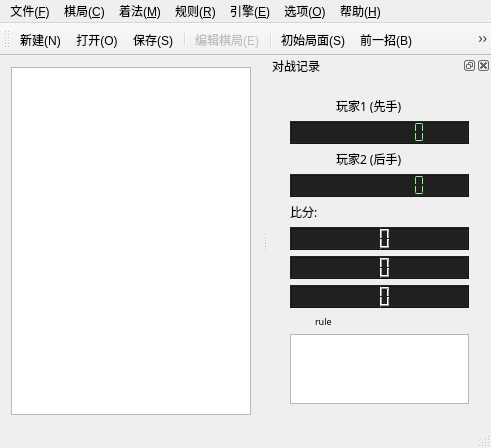
<?xml version="1.0" encoding="UTF-8"?>
<ui version="4.0">
 <class>MillGameWindowClass</class>
 <widget class="QMainWindow" name="MillGameWindowClass">
  <property name="geometry">
   <rect>
    <x>0</x>
    <y>0</y>
    <width>491</width>
    <height>418</height>
   </rect>
  </property>
  <property name="windowTitle">
   <string>三棋</string>
  </property>
  <widget class="QWidget" name="centralWidget">
   <property name="sizePolicy">
    <sizepolicy hsizetype="Expanding" vsizetype="Expanding">
     <horstretch>3</horstretch>
     <verstretch>3</verstretch>
    </sizepolicy>
   </property>
   <property name="autoFillBackground">
    <bool>false</bool>
   </property>
   <layout class="QVBoxLayout" name="verticalLayout_3">
    <item>
     <widget class="GameView" name="gameView">
      <property name="sizePolicy">
       <sizepolicy hsizetype="Expanding" vsizetype="Expanding">
        <horstretch>10</horstretch>
        <verstretch>10</verstretch>
       </sizepolicy>
      </property>
      <property name="minimumSize">
       <size>
        <width>240</width>
        <height>240</height>
       </size>
      </property>
      <property name="styleSheet">
       <string notr="true">background-image: url(:/image/resources/image/background.png);</string>
      </property>
      <property name="verticalScrollBarPolicy">
       <enum>Qt::ScrollBarAlwaysOff</enum>
      </property>
      <property name="horizontalScrollBarPolicy">
       <enum>Qt::ScrollBarAlwaysOff</enum>
      </property>
     </widget>
    </item>
   </layout>
  </widget>
  <widget class="QMenuBar" name="menuBar">
   <property name="geometry">
    <rect>
     <x>0</x>
     <y>0</y>
     <width>491</width>
     <height>21</height>
    </rect>
   </property>
   <widget class="QMenu" name="menu_F">
    <property name="title">
     <string>文件(&amp;F)</string>
    </property>
    <addaction name="actionNew_N"/>
    <addaction name="actionOpen_O"/>
    <addaction name="actionSave_S"/>
    <addaction name="actionSaveAs_A"/>
    <addaction name="separator"/>
    <addaction name="actionExit_X"/>
   </widget>
   <widget class="QMenu" name="menu_C">
    <property name="title">
     <string>棋局(&amp;C)</string>
    </property>
    <addaction name="actionEdit_E"/>
    <addaction name="separator"/>
    <addaction name="actionFlip_F"/>
    <addaction name="actionMirror_M"/>
    <addaction name="actionTurnRight_R"/>
    <addaction name="actionTurnLeftt_L"/>
    <addaction name="actionInvert_I"/>
   </widget>
   <widget class="QMenu" name="menu_M">
    <property name="title">
     <string>着法(&amp;M)</string>
    </property>
    <addaction name="actionBegin_S"/>
    <addaction name="actionPrevious_B"/>
    <addaction name="actionNext_F"/>
    <addaction name="actionEnd_E"/>
    <addaction name="actionAutoRun_A"/>
    <addaction name="separator"/>
    <addaction name="actionGiveUp_G"/>
    <addaction name="separator"/>
   </widget>
   <widget class="QMenu" name="menu_E">
    <property name="title">
     <string>引擎(&amp;E)</string>
    </property>
    <addaction name="actionEngine_E"/>
    <addaction name="actionLocal_L"/>
    <addaction name="actionInternet_I"/>
    <addaction name="separator"/>
    <addaction name="actionEngine1_T"/>
    <addaction name="actionEngine2_R"/>
   </widget>
   <widget class="QMenu" name="menu_O">
    <property name="title">
     <string>选项(&amp;O)</string>
    </property>
    <addaction name="actionSetting_O"/>
    <addaction name="separator"/>
    <addaction name="actionToolBar_T"/>
    <addaction name="actionDockBar_D"/>
    <addaction name="actionMusic_M"/>
    <addaction name="actionSound_S"/>
    <addaction name="actionAnimation_A"/>
   </widget>
   <widget class="QMenu" name="menu_H">
    <property name="title">
     <string>帮助(&amp;H)</string>
    </property>
    <addaction name="actionViewHelp_V"/>
    <addaction name="actionWeb_W"/>
    <addaction name="actionAbout_A"/>
   </widget>
   <widget class="QMenu" name="menu_R">
    <property name="title">
     <string>规则(&amp;R)</string>
    </property>
    <addaction name="separator"/>
    <addaction name="actionLimited_T"/>
    <addaction name="separator"/>
   </widget>
   <addaction name="menu_F"/>
   <addaction name="menu_C"/>
   <addaction name="menu_M"/>
   <addaction name="menu_R"/>
   <addaction name="menu_E"/>
   <addaction name="menu_O"/>
   <addaction name="menu_H"/>
  </widget>
  <widget class="QToolBar" name="mainToolBar">
   <property name="windowTitle">
    <string>工具栏</string>
   </property>
   <attribute name="toolBarArea">
    <enum>TopToolBarArea</enum>
   </attribute>
   <attribute name="toolBarBreak">
    <bool>false</bool>
   </attribute>
   <addaction name="actionNew_N"/>
   <addaction name="actionOpen_O"/>
   <addaction name="actionSave_S"/>
   <addaction name="separator"/>
   <addaction name="actionEdit_E"/>
   <addaction name="separator"/>
   <addaction name="actionBegin_S"/>
   <addaction name="actionPrevious_B"/>
   <addaction name="actionNext_F"/>
   <addaction name="actionEnd_E"/>
   <addaction name="actionAutoRun_A"/>
   <addaction name="separator"/>
   <addaction name="actionEngine1_T"/>
   <addaction name="actionEngine2_R"/>
   <addaction name="actionLocal_L"/>
   <addaction name="actionInternet_I"/>
  </widget>
  <widget class="QDockWidget" name="dockWidget">
   <property name="sizePolicy">
    <sizepolicy hsizetype="Preferred" vsizetype="Preferred">
     <horstretch>0</horstretch>
     <verstretch>0</verstretch>
    </sizepolicy>
   </property>
   <property name="autoFillBackground">
    <bool>false</bool>
   </property>
   <property name="styleSheet">
    <string notr="true">QLCDNumber {
	color: lightgreen;
	background-color: rgb(32, 32, 32);
}</string>
   </property>
   <property name="floating">
    <bool>false</bool>
   </property>
   <property name="allowedAreas">
    <set>Qt::AllDockWidgetAreas</set>
   </property>
   <property name="windowTitle">
    <string>对战记录</string>
   </property>
   <attribute name="dockWidgetArea">
    <number>2</number>
   </attribute>
   <widget class="QWidget" name="dockWidgetContents">
    <property name="sizePolicy">
     <sizepolicy hsizetype="Preferred" vsizetype="Preferred">
      <horstretch>0</horstretch>
      <verstretch>0</verstretch>
     </sizepolicy>
    </property>
    <property name="minimumSize">
     <size>
      <width>0</width>
      <height>0</height>
     </size>
    </property>
    <layout class="QVBoxLayout" name="verticalLayout_2">
     <item>
      <widget class="QSplitter" name="splitter">
       <property name="frameShape">
        <enum>QFrame::NoFrame</enum>
       </property>
       <property name="orientation">
        <enum>Qt::Vertical</enum>
       </property>
       <widget class="QWidget" name="layoutWidget">
        <layout class="QVBoxLayout" name="verticalLayout">
         <item>
          <layout class="QHBoxLayout" name="horizontalLayout_5">
           <property name="spacing">
            <number>1</number>
           </property>
           <property name="sizeConstraint">
            <enum>QLayout::SetDefaultConstraint</enum>
           </property>
           <item>
            <widget class="QLabel" name="picLabel1">
             <property name="sizePolicy">
              <sizepolicy hsizetype="Preferred" vsizetype="Preferred">
               <horstretch>1</horstretch>
               <verstretch>0</verstretch>
              </sizepolicy>
             </property>
             <property name="font">
              <font>
               <pointsize>9</pointsize>
              </font>
             </property>
             <property name="text">
              <string/>
             </property>
             <property name="pixmap">
              <pixmap resource="millgamewindow.qrc">:/icon/resources/icon/Black.png</pixmap>
             </property>
             <property name="alignment">
              <set>Qt::AlignCenter</set>
             </property>
            </widget>
           </item>
           <item>
            <widget class="QLabel" name="label1">
             <property name="sizePolicy">
              <sizepolicy hsizetype="Preferred" vsizetype="Preferred">
               <horstretch>3</horstretch>
               <verstretch>0</verstretch>
              </sizepolicy>
             </property>
             <property name="font">
              <font>
               <family>微软雅黑</family>
               <pointsize>9</pointsize>
              </font>
             </property>
             <property name="text">
              <string>玩家1 (先手)</string>
             </property>
            </widget>
           </item>
          </layout>
         </item>
         <item>
          <widget class="QLCDNumber" name="lcdNumber_1">
           <property name="sizePolicy">
            <sizepolicy hsizetype="Preferred" vsizetype="Minimum">
             <horstretch>0</horstretch>
             <verstretch>0</verstretch>
            </sizepolicy>
           </property>
           <property name="styleSheet">
            <string notr="true"/>
           </property>
           <property name="smallDecimalPoint">
            <bool>false</bool>
           </property>
           <property name="digitCount">
            <number>9</number>
           </property>
           <property name="segmentStyle">
            <enum>QLCDNumber::Flat</enum>
           </property>
           <property name="value" stdset="0">
            <double>0.000000000000000</double>
           </property>
           <property name="intValue" stdset="0">
            <number>0</number>
           </property>
          </widget>
         </item>
         <item>
          <layout class="QHBoxLayout" name="horizontalLayout_4">
           <property name="spacing">
            <number>1</number>
           </property>
           <property name="sizeConstraint">
            <enum>QLayout::SetDefaultConstraint</enum>
           </property>
           <item>
            <widget class="QLabel" name="picLabel2">
             <property name="sizePolicy">
              <sizepolicy hsizetype="Preferred" vsizetype="Preferred">
               <horstretch>1</horstretch>
               <verstretch>0</verstretch>
              </sizepolicy>
             </property>
             <property name="font">
              <font>
               <pointsize>9</pointsize>
              </font>
             </property>
             <property name="text">
              <string/>
             </property>
             <property name="pixmap">
              <pixmap resource="millgamewindow.qrc">:/icon/resources/icon/White.png</pixmap>
             </property>
             <property name="alignment">
              <set>Qt::AlignCenter</set>
             </property>
            </widget>
           </item>
           <item>
            <widget class="QLabel" name="label2">
             <property name="sizePolicy">
              <sizepolicy hsizetype="Preferred" vsizetype="Preferred">
               <horstretch>3</horstretch>
               <verstretch>0</verstretch>
              </sizepolicy>
             </property>
             <property name="font">
              <font>
               <family>微软雅黑</family>
               <pointsize>9</pointsize>
              </font>
             </property>
             <property name="text">
              <string>玩家2 (后手)</string>
             </property>
            </widget>
           </item>
          </layout>
         </item>
         <item>
          <widget class="QLCDNumber" name="lcdNumber_2">
           <property name="sizePolicy">
            <sizepolicy hsizetype="Preferred" vsizetype="Minimum">
             <horstretch>0</horstretch>
             <verstretch>0</verstretch>
            </sizepolicy>
           </property>
           <property name="styleSheet">
            <string notr="true"/>
           </property>
           <property name="smallDecimalPoint">
            <bool>false</bool>
           </property>
           <property name="digitCount">
            <number>9</number>
           </property>
           <property name="segmentStyle">
            <enum>QLCDNumber::Flat</enum>
           </property>
           <property name="value" stdset="0">
            <double>0.000000000000000</double>
           </property>
           <property name="intValue" stdset="0">
            <number>0</number>
           </property>
          </widget>
         </item>
         <item>
          <widget class="QLabel" name="labelScore">
           <property name="font">
            <font>
             <family>黑体</family>
             <pointsize>9</pointsize>
            </font>
           </property>
           <property name="text">
            <string>比分:</string>
           </property>
          </widget>
         </item>
         <item>
          <widget class="QLCDNumber" name="scoreLcdNumber_1">
           <property name="sizePolicy">
            <sizepolicy hsizetype="Preferred" vsizetype="Minimum">
             <horstretch>0</horstretch>
             <verstretch>0</verstretch>
            </sizepolicy>
           </property>
           <property name="layoutDirection">
            <enum>Qt::LeftToRight</enum>
           </property>
           <property name="smallDecimalPoint">
            <bool>false</bool>
           </property>
           <property name="digitCount">
            <number>2</number>
           </property>
           <property name="value" stdset="0">
            <double>0.000000000000000</double>
           </property>
          </widget>
         </item>
         <item>
          <widget class="QLCDNumber" name="scoreLcdNumber_2">
           <property name="sizePolicy">
            <sizepolicy hsizetype="Preferred" vsizetype="Minimum">
             <horstretch>0</horstretch>
             <verstretch>0</verstretch>
            </sizepolicy>
           </property>
           <property name="frameShape">
            <enum>QFrame::Box</enum>
           </property>
           <property name="frameShadow">
            <enum>QFrame::Raised</enum>
           </property>
           <property name="digitCount">
            <number>2</number>
           </property>
           <property name="mode">
            <enum>QLCDNumber::Dec</enum>
           </property>
          </widget>
         </item>
         <item>
          <widget class="QLCDNumber" name="scoreLcdNumber_draw">
           <property name="sizePolicy">
            <sizepolicy hsizetype="Preferred" vsizetype="Minimum">
             <horstretch>0</horstretch>
             <verstretch>0</verstretch>
            </sizepolicy>
           </property>
           <property name="smallDecimalPoint">
            <bool>false</bool>
           </property>
           <property name="digitCount">
            <number>2</number>
           </property>
          </widget>
         </item>
         <item>
          <layout class="QHBoxLayout" name="horizontalLayout_2">
           <item>
            <widget class="QLabel" name="labelInfo">
             <property name="sizePolicy">
              <sizepolicy hsizetype="Preferred" vsizetype="Preferred">
               <horstretch>1</horstretch>
               <verstretch>0</verstretch>
              </sizepolicy>
             </property>
             <property name="text">
              <string/>
             </property>
             <property name="pixmap">
              <pixmap resource="millgamewindow.qrc">:/icon/resources/icon/Help.png</pixmap>
             </property>
            </widget>
           </item>
           <item>
            <widget class="QLabel" name="labelRule">
             <property name="sizePolicy">
              <sizepolicy hsizetype="Preferred" vsizetype="Preferred">
               <horstretch>8</horstretch>
               <verstretch>0</verstretch>
              </sizepolicy>
             </property>
             <property name="font">
              <font>
               <family>AmdtSymbols</family>
               <pointsize>7</pointsize>
              </font>
             </property>
             <property name="text">
              <string>rule</string>
             </property>
            </widget>
           </item>
          </layout>
         </item>
         <item>
          <widget class="ManualListView" name="listView">
           <property name="font">
            <font>
             <pointsize>7</pointsize>
            </font>
           </property>
          </widget>
         </item>
        </layout>
       </widget>
      </widget>
     </item>
    </layout>
   </widget>
  </widget>
  <widget class="QStatusBar" name="statusBar"/>
  <action name="actionNew_N">
   <property name="icon">
    <iconset resource="millgamewindow.qrc">
     <normaloff>:/icon/resources/icon/DocumentHS.png</normaloff>:/icon/resources/icon/DocumentHS.png</iconset>
   </property>
   <property name="text">
    <string>新建(&amp;N)</string>
   </property>
   <property name="statusTip">
    <string/>
   </property>
   <property name="shortcut">
    <string>Ctrl+N</string>
   </property>
  </action>
  <action name="actionOpen_O">
   <property name="icon">
    <iconset resource="millgamewindow.qrc">
     <normaloff>:/icon/resources/icon/OpenHS.png</normaloff>:/icon/resources/icon/OpenHS.png</iconset>
   </property>
   <property name="text">
    <string>打开(&amp;O)...</string>
   </property>
   <property name="shortcut">
    <string>Ctrl+O</string>
   </property>
  </action>
  <action name="actionSave_S">
   <property name="icon">
    <iconset resource="millgamewindow.qrc">
     <normaloff>:/icon/resources/icon/SaveHS.png</normaloff>:/icon/resources/icon/SaveHS.png</iconset>
   </property>
   <property name="text">
    <string>保存(&amp;S)</string>
   </property>
   <property name="shortcut">
    <string>Ctrl+S</string>
   </property>
  </action>
  <action name="actionSaveAs_A">
   <property name="icon">
    <iconset resource="millgamewindow.qrc">
     <normaloff>:/icon/resources/icon/SaveHS.png</normaloff>:/icon/resources/icon/SaveHS.png</iconset>
   </property>
   <property name="text">
    <string>另存为(&amp;A)...</string>
   </property>
  </action>
  <action name="actionExit_X">
   <property name="text">
    <string>退出(&amp;X)</string>
   </property>
  </action>
  <action name="actionEdit_E">
   <property name="enabled">
    <bool>false</bool>
   </property>
   <property name="icon">
    <iconset resource="millgamewindow.qrc">
     <normaloff>:/icon/resources/icon/EditTableHS.png</normaloff>:/icon/resources/icon/EditTableHS.png</iconset>
   </property>
   <property name="text">
    <string>编辑棋局(&amp;E)</string>
   </property>
  </action>
  <action name="actionFlip_F">
   <property name="icon">
    <iconset resource="millgamewindow.qrc">
     <normaloff>:/icon/resources/icon/FlipVerticalHS.png</normaloff>:/icon/resources/icon/FlipVerticalHS.png</iconset>
   </property>
   <property name="text">
    <string>上下翻转(&amp;F)</string>
   </property>
  </action>
  <action name="actionMirror_M">
   <property name="icon">
    <iconset resource="millgamewindow.qrc">
     <normaloff>:/icon/resources/icon/FlipHorizontalHS.png</normaloff>:/icon/resources/icon/FlipHorizontalHS.png</iconset>
   </property>
   <property name="text">
    <string>左右翻转(&amp;M)</string>
   </property>
  </action>
  <action name="actionTurnRight_R">
   <property name="icon">
    <iconset resource="millgamewindow.qrc">
     <normaloff>:/icon/resources/icon/RightHS.png</normaloff>:/icon/resources/icon/RightHS.png</iconset>
   </property>
   <property name="text">
    <string>顺时针旋转90°(&amp;R)</string>
   </property>
   <property name="toolTip">
    <string>顺时针旋转90°(R)</string>
   </property>
  </action>
  <action name="actionTurnLeftt_L">
   <property name="icon">
    <iconset resource="millgamewindow.qrc">
     <normaloff>:/icon/resources/icon/LeftHS.png</normaloff>:/icon/resources/icon/LeftHS.png</iconset>
   </property>
   <property name="text">
    <string>逆时针旋转90°(&amp;L)</string>
   </property>
   <property name="toolTip">
    <string>逆时针旋转90°(L)</string>
   </property>
  </action>
  <action name="actionInvert_I">
   <property name="checkable">
    <bool>true</bool>
   </property>
   <property name="checked">
    <bool>false</bool>
   </property>
   <property name="icon">
    <iconset resource="millgamewindow.qrc">
     <normaloff>:/icon/resources/icon/Invert.png</normaloff>:/icon/resources/icon/Invert.png</iconset>
   </property>
   <property name="text">
    <string>黑白反转(&amp;B)</string>
   </property>
  </action>
  <action name="actionBegin_S">
   <property name="icon">
    <iconset resource="millgamewindow.qrc">
     <normaloff>:/icon/resources/icon/First.png</normaloff>:/icon/resources/icon/First.png</iconset>
   </property>
   <property name="text">
    <string>初始局面(&amp;S)</string>
   </property>
   <property name="toolTip">
    <string>初始局面(S)</string>
   </property>
   <property name="shortcut">
    <string>Ctrl+Up</string>
   </property>
  </action>
  <action name="actionPrevious_B">
   <property name="icon">
    <iconset resource="millgamewindow.qrc">
     <normaloff>:/icon/resources/icon/Previous.png</normaloff>:/icon/resources/icon/Previous.png</iconset>
   </property>
   <property name="text">
    <string>前一招(&amp;B)</string>
   </property>
   <property name="shortcut">
    <string>Ctrl+Left</string>
   </property>
  </action>
  <action name="actionNext_F">
   <property name="icon">
    <iconset resource="millgamewindow.qrc">
     <normaloff>:/icon/resources/icon/Next.png</normaloff>:/icon/resources/icon/Next.png</iconset>
   </property>
   <property name="text">
    <string>后一招(&amp;F)</string>
   </property>
   <property name="toolTip">
    <string>后一招(F)</string>
   </property>
   <property name="shortcut">
    <string>Ctrl+Right</string>
   </property>
  </action>
  <action name="actionEnd_E">
   <property name="icon">
    <iconset resource="millgamewindow.qrc">
     <normaloff>:/icon/resources/icon/Last.png</normaloff>:/icon/resources/icon/Last.png</iconset>
   </property>
   <property name="text">
    <string>最后局面(&amp;E)</string>
   </property>
   <property name="shortcut">
    <string>Ctrl+Down</string>
   </property>
  </action>
  <action name="actionAutoRun_A">
   <property name="checkable">
    <bool>true</bool>
   </property>
   <property name="icon">
    <iconset resource="millgamewindow.qrc">
     <normaloff>:/icon/resources/icon/Play.png</normaloff>:/icon/resources/icon/Play.png</iconset>
   </property>
   <property name="text">
    <string>自动演示(&amp;A)</string>
   </property>
   <property name="toolTip">
    <string>自动演示(A)</string>
   </property>
  </action>
  <action name="actionGiveUp_G">
   <property name="icon">
    <iconset resource="millgamewindow.qrc">
     <normaloff>:/icon/resources/icon/BreakpointHS.png</normaloff>:/icon/resources/icon/BreakpointHS.png</iconset>
   </property>
   <property name="text">
    <string>认输(&amp;G)</string>
   </property>
  </action>
  <action name="actionLimited_T">
   <property name="checked">
    <bool>false</bool>
   </property>
   <property name="text">
    <string>限制步数和时间(&amp;T)...</string>
   </property>
   <property name="toolTip">
    <string>限制步数和时间(T)</string>
   </property>
  </action>
  <action name="actionLocal_L">
   <property name="checkable">
    <bool>true</bool>
   </property>
   <property name="checked">
    <bool>true</bool>
   </property>
   <property name="icon">
    <iconset resource="millgamewindow.qrc">
     <normaloff>:/icon/resources/icon/FullScreenHS.png</normaloff>:/icon/resources/icon/FullScreenHS.png</iconset>
   </property>
   <property name="text">
    <string>本机对战(&amp;L)</string>
   </property>
   <property name="toolTip">
    <string>本机对战(L)</string>
   </property>
  </action>
  <action name="actionInternet_I">
   <property name="checkable">
    <bool>true</bool>
   </property>
   <property name="enabled">
    <bool>true</bool>
   </property>
   <property name="icon">
    <iconset resource="millgamewindow.qrc">
     <normaloff>:/icon/resources/icon/Web.png</normaloff>:/icon/resources/icon/Web.png</iconset>
   </property>
   <property name="text">
    <string>网络对战(&amp;I)</string>
   </property>
   <property name="toolTip">
    <string>网络对战(I)</string>
   </property>
  </action>
  <action name="actionEngine_E">
   <property name="icon">
    <iconset resource="millgamewindow.qrc">
     <normaloff>:/icon/resources/icon/OptionsHS.png</normaloff>:/icon/resources/icon/OptionsHS.png</iconset>
   </property>
   <property name="text">
    <string>引擎设置(&amp;E)...</string>
   </property>
   <property name="toolTip">
    <string>引擎设置(E)</string>
   </property>
  </action>
  <action name="actionEngine1_T">
   <property name="checkable">
    <bool>true</bool>
   </property>
   <property name="checked">
    <bool>false</bool>
   </property>
   <property name="icon">
    <iconset resource="millgamewindow.qrc">
     <normaloff>:/icon/resources/icon/Black.png</normaloff>:/icon/resources/icon/Black.png</iconset>
   </property>
   <property name="text">
    <string>电脑执先手(&amp;T)</string>
   </property>
   <property name="toolTip">
    <string>电脑执先手(T)</string>
   </property>
  </action>
  <action name="actionEngine2_R">
   <property name="checkable">
    <bool>true</bool>
   </property>
   <property name="icon">
    <iconset resource="millgamewindow.qrc">
     <normaloff>:/icon/resources/icon/White.png</normaloff>:/icon/resources/icon/White.png</iconset>
   </property>
   <property name="text">
    <string>电脑执后手(&amp;R)</string>
   </property>
   <property name="toolTip">
    <string>电脑执白(R)</string>
   </property>
  </action>
  <action name="actionSetting_O">
   <property name="enabled">
    <bool>false</bool>
   </property>
   <property name="icon">
    <iconset resource="millgamewindow.qrc">
     <normaloff>:/icon/resources/icon/PrimaryKeyHS.png</normaloff>:/icon/resources/icon/PrimaryKeyHS.png</iconset>
   </property>
   <property name="text">
    <string>设置(&amp;O)...</string>
   </property>
  </action>
  <action name="actionToolBar_T">
   <property name="checkable">
    <bool>true</bool>
   </property>
   <property name="checked">
    <bool>true</bool>
   </property>
   <property name="text">
    <string>工具栏(&amp;T)</string>
   </property>
  </action>
  <action name="actionDockBar_D">
   <property name="checkable">
    <bool>true</bool>
   </property>
   <property name="checked">
    <bool>true</bool>
   </property>
   <property name="text">
    <string>信息栏(&amp;D)</string>
   </property>
  </action>
  <action name="actionMusic_M">
   <property name="checkable">
    <bool>true</bool>
   </property>
   <property name="checked">
    <bool>true</bool>
   </property>
   <property name="text">
    <string>背景音乐(&amp;M)</string>
   </property>
   <property name="visible">
    <bool>false</bool>
   </property>
  </action>
  <action name="actionSound_S">
   <property name="checkable">
    <bool>true</bool>
   </property>
   <property name="checked">
    <bool>true</bool>
   </property>
   <property name="text">
    <string>落子音效(&amp;S)</string>
   </property>
  </action>
  <action name="actionAnimation_A">
   <property name="checkable">
    <bool>true</bool>
   </property>
   <property name="checked">
    <bool>true</bool>
   </property>
   <property name="text">
    <string>落子动画(&amp;A)</string>
   </property>
   <property name="toolTip">
    <string>落子动画(A)</string>
   </property>
  </action>
  <action name="actionViewHelp_V">
   <property name="enabled">
    <bool>true</bool>
   </property>
   <property name="icon">
    <iconset resource="millgamewindow.qrc">
     <normaloff>:/icon/resources/icon/Help.png</normaloff>:/icon/resources/icon/Help.png</iconset>
   </property>
   <property name="text">
    <string>查看帮助(&amp;V)</string>
   </property>
   <property name="shortcut">
    <string>F1</string>
   </property>
  </action>
  <action name="actionWeb_W">
   <property name="enabled">
    <bool>true</bool>
   </property>
   <property name="icon">
    <iconset resource="millgamewindow.qrc">
     <normaloff>:/icon/resources/icon/HomeHS.png</normaloff>:/icon/resources/icon/HomeHS.png</iconset>
   </property>
   <property name="text">
    <string>作者主页(&amp;W)</string>
   </property>
   <property name="toolTip">
    <string>作者主页(W)</string>
   </property>
  </action>
  <action name="actionAbout_A">
   <property name="enabled">
    <bool>true</bool>
   </property>
   <property name="text">
    <string>关于(&amp;A)...</string>
   </property>
   <property name="toolTip">
    <string>关于(A)</string>
   </property>
  </action>
 </widget>
 <layoutdefault spacing="6" margin="11"/>
 <customwidgets>
  <customwidget>
   <class>GameView</class>
   <extends>QGraphicsView</extends>
   <header>gameview.h</header>
  </customwidget>
  <customwidget>
   <class>ManualListView</class>
   <extends>QListView</extends>
   <header>manuallistview.h</header>
  </customwidget>
 </customwidgets>
 <resources>
  <include location="millgamewindow.qrc"/>
 </resources>
 <connections>
  <connection>
   <sender>actionDockBar_D</sender>
   <signal>toggled(bool)</signal>
   <receiver>dockWidget</receiver>
   <slot>setVisible(bool)</slot>
   <hints>
    <hint type="sourcelabel">
     <x>-1</x>
     <y>-1</y>
    </hint>
    <hint type="destinationlabel">
     <x>507</x>
     <y>214</y>
    </hint>
   </hints>
  </connection>
  <connection>
   <sender>actionToolBar_T</sender>
   <signal>toggled(bool)</signal>
   <receiver>mainToolBar</receiver>
   <slot>setVisible(bool)</slot>
   <hints>
    <hint type="sourcelabel">
     <x>-1</x>
     <y>-1</y>
    </hint>
    <hint type="destinationlabel">
     <x>289</x>
     <y>28</y>
    </hint>
   </hints>
  </connection>
  <connection>
   <sender>actionExit_X</sender>
   <signal>triggered()</signal>
   <receiver>MillGameWindowClass</receiver>
   <slot>close()</slot>
   <hints>
    <hint type="sourcelabel">
     <x>-1</x>
     <y>-1</y>
    </hint>
    <hint type="destinationlabel">
     <x>289</x>
     <y>207</y>
    </hint>
   </hints>
  </connection>
  <connection>
   <sender>mainToolBar</sender>
   <signal>visibilityChanged(bool)</signal>
   <receiver>actionToolBar_T</receiver>
   <slot>setChecked(bool)</slot>
   <hints>
    <hint type="sourcelabel">
     <x>280</x>
     <y>47</y>
    </hint>
    <hint type="destinationlabel">
     <x>-1</x>
     <y>-1</y>
    </hint>
   </hints>
  </connection>
  <connection>
   <sender>dockWidget</sender>
   <signal>visibilityChanged(bool)</signal>
   <receiver>actionDockBar_D</receiver>
   <slot>setChecked(bool)</slot>
   <hints>
    <hint type="sourcelabel">
     <x>421</x>
     <y>267</y>
    </hint>
    <hint type="destinationlabel">
     <x>-1</x>
     <y>-1</y>
    </hint>
   </hints>
  </connection>
 </connections>
</ui>
